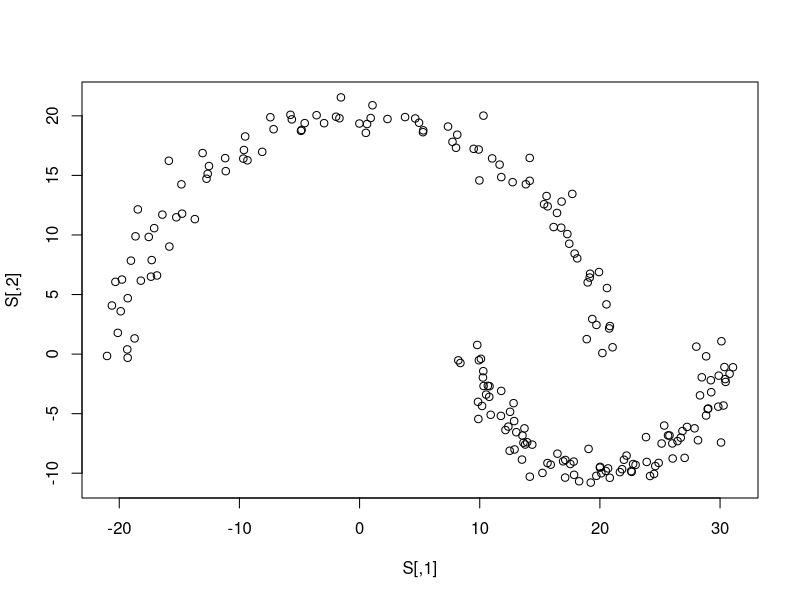
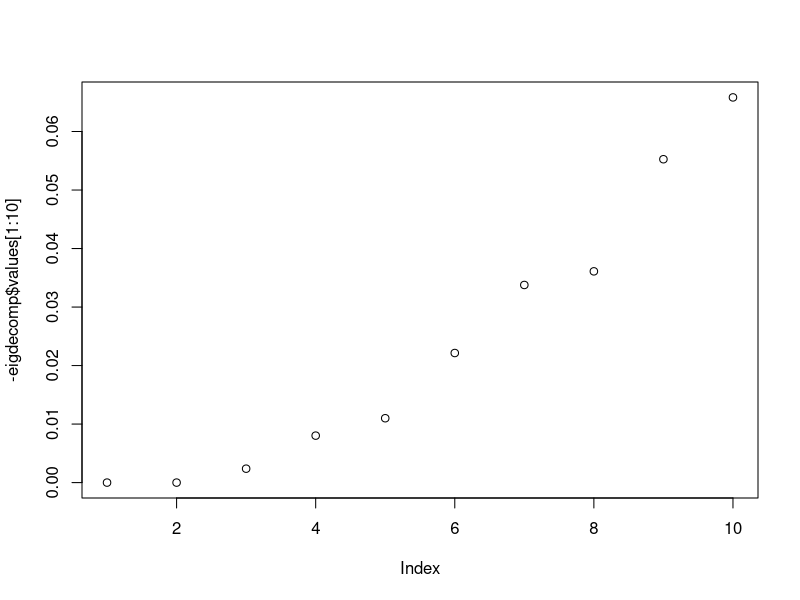

Reproduce these figures in R, in order. (Note: this script raises an error after producing the figures.)
###############################################################
# Some uses of Graphs in Machine Learning - Code
# Mike PEREIRA
# 27/04/17
###############################################################



##################################################
# Generate data points
##################################################

### Number of points per cluster
nbpts=100

### Parametrization
theta=seq(0,pi,length.out = nbpts)

### First circle
r1=20
C1=cbind(r1*cos(theta)+rnorm(nbpts),r1*sin(theta)+rnorm(nbpts),1)

### Second circle
r2=10
C2=cbind(r1+r2*cos(-theta)+rnorm(nbpts),r2*sin(-theta)+rnorm(nbpts),-1)

### Matrix containg the coordinates of the data points
S=rbind(C1[,1:2],C2[,1:2])

### Vector of labels
y=c(C1[,3],C2[,3])

### Random ordering of data points in the set
N=2*nbpts
shuffle=sample(1:N,N)
S=S[shuffle,]
y=y[shuffle]

### Plot data points
plot(S)



##################################################
# Spectral Clustering
##################################################

##### Compute Laplacian ##### 

### Dispersion of the Gaussian similarity function
sigma=0.1*sd(S)

### Weight Matrix (fully connected graph)
W=matrix(0,N,N)
for(i in 2:N){
  for(j in 1:(i-1)){
    W[i,j]=exp(-sum((S[i,]-S[j,])^2)/(2*sigma^2))
  }
}
W=W+t(W)

### (Normalized) Laplacian
L=diag(1,N,N)-diag(rowSums(W)^(-1/2),N,N)%*%W%*%diag(rowSums(W)^(-1/2),N,N)

### Eigendecomposition of Laplacian
eigdecomp = eigen(-L)


##### Clustering ##### 

### Number of clusters (number of eigenvalues before the "gap")
plot(-eigdecomp$values[1:10]) # Plot first 10 eigenvalues and spot the gap
nbCluster = 2

### Store eigenvectors
X=eigdecomp$vectors[,1:k]

### Normalize the rows of the matrix
normX=sqrt(rowSums(X^2))
Y=X
Y[,1]=X[,1]/normX
Y[,2]=X[,2]/normX

### Run K-means on the obtained dataset
Y.Kmeans=kmeans(Y,k)



##### Comparison ##### 

### K-means applied directly on the dataset
S.Kmeans=kmeans(S,nbCluster)

### Plot 
par(mfrow=c(1,2)) #Plot two graphs on the same page
plot(S,col=S.Kmeans$cluster+1,xlab = NA,ylab=NA,main = "K-Means")
points(S.Kmeans$centers,pch=21,cex=2,bg=2:(k+1))
plot(S,col=Y.Kmeans$cluster+1,xlab = NA,ylab=NA,main="Spectral clustering")





##################################################
# Label Completion
##################################################

##### Compute Laplacian ##### 

### Dispersion of the Gaussian similarity function
sigma=0.1*sd(S)

### Weight Matrix (fully connected graph)
W=matrix(0,N,N)
for(i in 2:N){
  for(j in 1:(i-1)){
    W[i,j]=exp(-sum((S[i,]-S[j,])^2)/(2*sigma^2))
  }
}
W=W+t(W)

### Laplacian
L=diag(rowSums(W),N,N)-W


##### Choice of the labeled points ##### 

### Number of labeled points
nl=0.1*N

### Random selection of points
lab=sample(1:N,nl)


##### Labeling operation ##### 
flab=rep(0,N)

### Match the labels when they are known
flab[lab]=y[lab]

### Compute the labels when they are unknown
flab[-lab]=-solve(L[-lab,-lab],L[-lab,lab]%*%flab[lab])



##### Comparison ##### 

### Function returning the sign of the elements of a vector
sg=function(x){
  res=NULL
  for(y in x){
    if(y<0){
      res=c(res,-1)
    }else{
      res=c(res,1)
    }
  }
  return(res)
}

### Plot
par(mfrow=c(1,2))
plot(S,xlab = NA,ylab=NA,main = "Input data points") 
points(S[lab,],pch=21,cex=2,bg=y[lab]+3)
plot(S,col=sg(flab)+3,xlab = NA,ylab=NA,main="Estimated labels")

